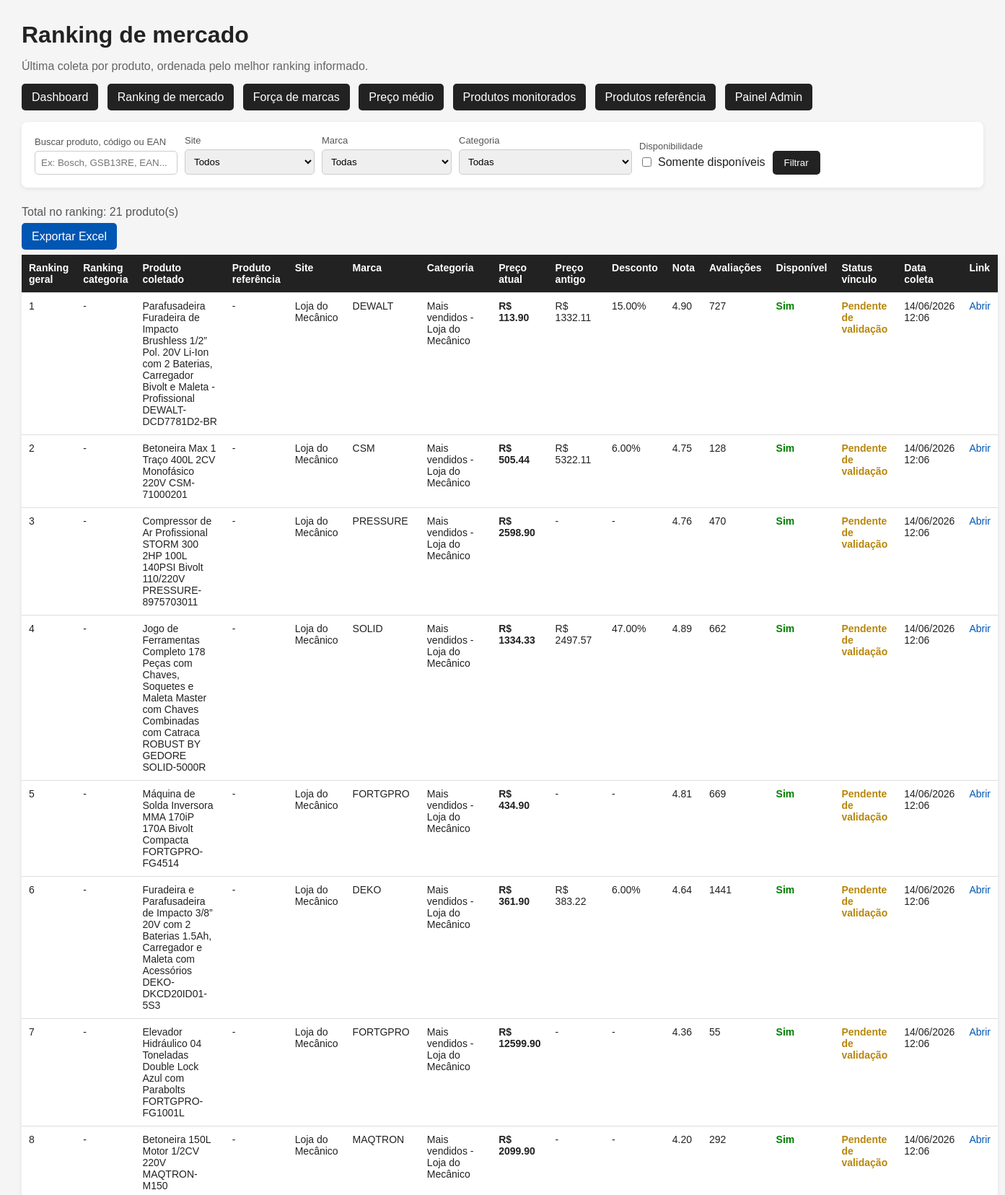
The page /ranking/ (upper part) on the database its author committed.
### mercado/models.py (models this page shows, shortened)
class ColetaProduto(models.Model):
    produto = models.ForeignKey(
        ProdutoColetado,
        on_delete=models.CASCADE,
        related_name="coletas"
    )
    data_coleta = models.DateTimeField(auto_now_add=True)
    preco_atual = models.DecimalField(
        max_digits=12,
        decimal_places=2,
        blank=True,
        null=True
    )
    preco_antigo = models.DecimalField(
        max_digits=12,
        decimal_places=2,
        blank=True,
        null=True
    )
    desconto_percentual = models.DecimalField(
        max_digits=6,
        decimal_places=2,
        blank=True,
        null=True
    )
    nota_media = models.DecimalField(
        max_digits=4,
        decimal_places=2,
        blank=True,
        null=True
    )
    quantidade_avaliacoes = models.IntegerField(blank=True, null=True)
    ranking_geral = models.IntegerField(blank=True, null=True)
    ranking_categoria = models.IntegerField(blank=True, null=True)
    disponivel = models.BooleanField(default=True)
    texto_disponibilidade = models.CharField(max_length=200, blank=True, null=True)
    observacao = models.TextField(blank=True, null=True)
    class Meta:
        verbose_name = "Coleta de produto"
        verbose_name_plural = "Coletas de produtos"
        ordering = ["-data_coleta"]

class ProdutoColetado(models.Model):
    STATUS_VINCULO_CHOICES = [
        ("PENDENTE", "Pendente de validação"),
        ("VINCULADO", "Vinculado ao produto referência"),
        ("DIVERGENTE", "Divergente"),
        ("SEM_REFERENCIA", "Sem referência encontrada"),
    ]
    site = models.ForeignKey(SiteMonitorado, on_delete=models.CASCADE)
    produto_referencia = models.ForeignKey(
        ProdutoReferencia,
        on_delete=models.SET_NULL,
        blank=True,
        null=True,
        related_name="produtos_coletados",
        help_text="Produto oficial/referência usado para comparar o mesmo item entre sites."
    )
    categoria = models.ForeignKey(
        Categoria,
        on_delete=models.SET_NULL,
        blank=True,
        null=True
    )
    marca = models.ForeignKey(
        Marca,
        on_delete=models.SET_NULL,
        blank=True,
        null=True
    )
    nome_original = models.CharField(max_length=500)
    codigo_site = models.CharField(
        max_length=100,
        blank=True,
        null=True,
        help_text="Código interno do produto no site monitorado."
    )
    codigo_fabricante = models.CharField(
        max_length=150,
        blank=True,
        null=True,
        db_index=True,
        help_text="Código original do produto informado no site de venda."
    )
    ean = models.CharField(
        max_length=20,
        blank=True,
        null=True,
        db_index=True,
        help_text="Código de barras EAN/GTIN informado no site de venda."
    )
    url = models.URLField(max_length=1000)
    status_vinculo = models.CharField(
        max_length=30,
        choices=STATUS_VINCULO_CHOICES,
        default="PENDENTE"
    )
    ativo = models.BooleanField(default=True)
    criado_em = models.DateTimeField(auto_now_add=True)
    atualizado_em = models.DateTimeField(auto_now=True)
    class Meta:
        verbose_name = "Produto coletado"
        verbose_name_plural = "Produtos coletados"
        ordering = ["nome_original"]
        unique_together = ["site", "url"]

class SiteMonitorado(models.Model):
    nome = models.CharField(max_length=150)
    url_base = models.URLField()
    ativo = models.BooleanField(default=True)
    observacao = models.TextField(blank=True, null=True)
    criado_em = models.DateTimeField(auto_now_add=True)
    atualizado_em = models.DateTimeField(auto_now=True)
    class Meta:
        verbose_name = "Site monitorado"
        verbose_name_plural = "Sites monitorados"
        ordering = ["nome"]

class Marca(models.Model):
    nome = models.CharField(max_length=150, unique=True)
    observacao = models.TextField(blank=True, null=True)
    criado_em = models.DateTimeField(auto_now_add=True)
    atualizado_em = models.DateTimeField(auto_now=True)
    class Meta:
        verbose_name = "Marca"
        verbose_name_plural = "Marcas"
        ordering = ["nome"]
    def __str__(self):
        return self.nome

class Categoria(models.Model):
    nome = models.CharField(max_length=150)
    categoria_pai = models.ForeignKey(
        "self",
        on_delete=models.SET_NULL,
        blank=True,
        null=True,
        related_name="subcategorias"
    )
    criado_em = models.DateTimeField(auto_now_add=True)
    atualizado_em = models.DateTimeField(auto_now=True)
    class Meta:
        verbose_name = "Categoria"
        verbose_name_plural = "Categorias"
        ordering = ["nome"]
    def __str__(self):
        if self.categoria_pai:
            return f"{self.categoria_pai} > {self.nome}"
        return self.nome

### mercado/views.py (the view, shortened to what this page needs)
# urls.py: path("ranking/", views.ranking_mercado, name="ranking_mercado"),
def ranking_mercado(request):
    coletas = ColetaProduto.objects.select_related(
        "produto",
        "produto__site",
        "produto__marca",
        "produto__categoria",
        "produto__produto_referencia",
    ).order_by("-data_coleta")
    busca = request.GET.get("busca", "")
    site_id = request.GET.get("site", "")
    marca_id = request.GET.get("marca", "")
    categoria_id = request.GET.get("categoria", "")
    somente_disponiveis = request.GET.get("somente_disponiveis", "")
    if site_id:
        coletas = coletas.filter(produto__site_id=site_id)
    if marca_id:
        coletas = coletas.filter(produto__marca_id=marca_id)
    if categoria_id:
        coletas = coletas.filter(produto__categoria_id=categoria_id)
    if somente_disponiveis == "1":
        coletas = coletas.filter(disponivel=True)
    ultimas_por_produto = {}
    for coleta in coletas.distinct():
        if coleta.produto_id not in ultimas_por_produto:
            ultimas_por_produto[coleta.produto_id] = coleta
    ranking = list(ultimas_por_produto.values())
    ranking.sort(
        key=lambda coleta: (
            coleta.ranking_geral if coleta.ranking_geral is not None else 999999,
            coleta.ranking_categoria if coleta.ranking_categoria is not None else 999999,
            coleta.preco_atual if coleta.preco_atual is not None else 999999999,
        )
    )
    contexto = {
        "ranking": ranking,
        "sites": SiteMonitorado.objects.all(),
        "marcas": Marca.objects.all(),
        "categorias": Categoria.objects.all(),
        "busca": busca,
        "site_id": site_id,
        "marca_id": marca_id,
        "categoria_id": categoria_id,
        "somente_disponiveis": somente_disponiveis,
        "total_ranking": len(ranking),
        "query_string": request.GET.urlencode(),
    }
    return render(request, "mercado/ranking_mercado.html", contexto)

### mercado/models.py (called while the page is built)
    def __str__(self):
        return self.nome_referencia

### mercado/templates/mercado/ranking_mercado.html (shortened to what this page needs)
<!DOCTYPE html>
<html lang="pt-br">
<head>
</head>
<body>
    <h1>Ranking de mercado</h1>
    <p class="subtitulo">
        Última coleta por produto, ordenada pelo melhor ranking informado.
    </p>
    <div class="menu">
        <a href="/">Dashboard</a>
        <a href="/ranking/">Ranking de mercado</a>
        <a href="/marcas/">Força de marcas</a>
        <a href="/precos/">Preço médio</a>
        <a href="/produtos/">Produtos monitorados</a>
        <a href="/referencias/">Produtos referência</a>
        <a href="/admin/">Painel Admin</a>
    </div>
    <div class="filtros">
        <form method="get">
            <div class="campo">
                <label>Buscar produto, código ou EAN</label>
                <input type="text" name="busca" value="{{ busca }}" placeholder="Ex: Bosch, GSB13RE, EAN...">
            </div>
            <div class="campo">
                <label>Site</label>
                <select name="site">
                    <option value="">Todos</option>
                </select>
            </div>
            <div class="campo">
                <label>Marca</label>
                <select name="marca">
                    <option value="">Todas</option>
                </select>
            </div>
            <div class="campo">
                <label>Categoria</label>
                <select name="categoria">
                    <option value="">Todas</option>
                </select>
            </div>
            <div class="campo">
                <label>Disponibilidade</label>
                <div class="checkbox-linha">
                    <input type="checkbox" name="somente_disponiveis" value="1" {% if somente_disponiveis == "1" %}checked{% endif %}>
                    <span>Somente disponíveis</span>
                </div>
            </div>
            <button type="submit">Filtrar</button>
        </form>
    </div>
    <p class="contador">
        Total no ranking: {{ total_ranking }} produto(s)
    </p>
    <p>
        <a href="/ranking/exportar/?{{ query_string }}" style="background:#0056b3; color:white; padding:10px 14px; text-decoration:none; border-radius:5px;">
             Exportar Excel
        </a>
    </p>
    <table>
        <thead>
            <tr>
                <th>Ranking geral</th>
                <th>Ranking categoria</th>
                <th>Produto coletado</th>
                <th>Produto referência</th>
                <th>Site</th>
                <th>Marca</th>
                <th>Categoria</th>
                <th>Preço atual</th>
                <th>Preço antigo</th>
                <th>Desconto</th>
                <th>Nota</th>
                <th>Avaliações</th>
                <th>Disponível</th>
                <th>Status vínculo</th>
                <th>Data coleta</th>
                <th>Link</th>
            </tr>
        </thead>
        <tbody>
            {% for coleta in ranking %}
                <tr>
                    <td>{{ coleta.ranking_geral|default:"-" }}</td>
                    <td>{{ coleta.ranking_categoria|default:"-" }}</td>
                    <td>{{ coleta.produto.nome_original }}</td>
                    <td>{{ coleta.produto.produto_referencia|default:"-" }}</td>
                    <td>{{ coleta.produto.site.nome }}</td>
                    <td>{{ coleta.produto.marca|default:"-" }}</td>
                    <td>{{ coleta.produto.categoria|default:"-" }}</td>
                    <td class="preco">
                        {% if coleta.preco_atual %}
                            R$ {{ coleta.preco_atual }}
                        {% else %}
                            -
                        {% endif %}
                    </td>
                    <td>
                        {% if coleta.preco_antigo %}
                            R$ {{ coleta.preco_antigo }}
                        {% else %}
                            -
                        {% endif %}
                    </td>
                    <td>
                        {% if coleta.desconto_percentual %}
                            {{ coleta.desconto_percentual }}%
                        {% else %}
                            -
                        {% endif %}
                    </td>
                    <td>{{ coleta.nota_media|default:"-" }}</td>
                    <td>{{ coleta.quantidade_avaliacoes|default:"-" }}</td>
                    <td>
                        {% if coleta.disponivel %}
                            <span class="disponivel">Sim</span>
                        {% else %}
                            <span class="indisponivel">Não</span>
                        {% endif %}
                    </td>
                    <td>
                        {% if coleta.produto.status_vinculo == "VINCULADO" %}
                            <span class="vinculado">{{ coleta.produto.get_status_vinculo_display }}</span>
                        {% elif coleta.produto.status_vinculo == "PENDENTE" %}
                            <span class="pendente">{{ coleta.produto.get_status_vinculo_display }}</span>
                        {% elif coleta.produto.status_vinculo == "DIVERGENTE" %}
                            <span class="divergente">{{ coleta.produto.get_status_vinculo_display }}</span>
                        {% else %}
                            <span class="sem-referencia">{{ coleta.produto.get_status_vinculo_display }}</span>
                        {% endif %}
                    </td>
                    <td>{{ coleta.data_coleta|date:"d/m/Y H:i" }}</td>
                    <td>
                        <a class="link-produto" href="{{ coleta.produto.url }}" target="_blank">
                            Abrir
                        </a>
                    </td>
                </tr>
            {% empty %}
                <tr>
                    <td colspan="16">Nenhuma coleta encontrada.</td>
                </tr>
            {% endfor %}
        </tbody>
    </table>
</body>
</html>

### mercado/templates/mercado/ranking_mercado.html (style rules this page uses)
body { font-family: Arial, sans-serif; margin: 30px; background-color: #f5f5f5; color: #222; }
h1 { margin-bottom: 5px; }
.subtitulo { color: #666; margin-bottom: 25px; }
.menu { margin-bottom: 25px; }
.menu a { background: #222; color: white; padding: 10px 14px; text-decoration: none; border-radius: 5px; margin-right: 8px; }
.filtros { background: white; padding: 18px; border-radius: 8px; margin-bottom: 25px; box-shadow: 0 2px 6px rgba(0,0,0,0.08); }
.filtros form { display: flex; gap: 10px; flex-wrap: wrap; align-items: end; }
.campo { display: flex; flex-direction: column; }
label { font-size: 13px; margin-bottom: 5px; color: #555; }
input, select { padding: 8px; min-width: 180px; border: 1px solid #ccc; border-radius: 5px; }
.checkbox-linha { display: flex; flex-direction: row; align-items: center; gap: 6px; margin-bottom: 8px; }
.checkbox-linha input { min-width: auto; }
button { background: #222; color: white; padding: 9px 16px; border: none; border-radius: 5px; cursor: pointer; }
table { width: 100%; background: white; border-collapse: collapse; box-shadow: 0 2px 6px rgba(0,0,0,0.08); font-size: 14px; }
th, td { padding: 10px; border-bottom: 1px solid #ddd; text-align: left; vertical-align: top; }
th { background: #222; color: white; position: sticky; top: 0; }
.contador { margin-bottom: 10px; color: #555; }
a.link-produto { color: #0056b3; text-decoration: none; }
.disponivel { color: green; font-weight: bold; }
.pendente { color: #b8860b; font-weight: bold; }
.preco { font-weight: bold; }

### rows shown on the page
ColetaProduto: ranking_geral "1", ranking_categoria "-", produto.nome_original "Parafusadeira Furadeira de Impacto Brushless 1/2” Pol. 20V Li-Ion com 2 Baterias, Carregador Bivolt e Maleta - Profissional DEWALT-DCD7781D2-BR", produto.produto_referencia "-", produto.site.nome "Loja do Mecânico", produto.marca "DEWALT", produto.categoria "Mais vendidos - Loja do Mecânico", preco_atual "113.90", preco_antigo "1332.11", desconto_percentual "15.00", nota_media "4.90", quantidade_avaliacoes "727", disponivel "Sim", produto.status_vinculo "Pendente de validação", data_coleta "14/06/2026 12:06"
ColetaProduto: ranking_geral "2", ranking_categoria "-", produto.nome_original "Betoneira Max 1 Traço 400L 2CV Monofásico 220V CSM-71000201", produto.produto_referencia "-", produto.site.nome "Loja do Mecânico", produto.marca "CSM", produto.categoria "Mais vendidos - Loja do Mecânico", preco_atual "505.44", preco_antigo "5322.11", desconto_percentual "6.00", nota_media "4.75", quantidade_avaliacoes "128", disponivel "Sim", produto.status_vinculo "Pendente de validação", data_coleta "14/06/2026 12:06"
ColetaProduto: ranking_geral "3", ranking_categoria "-", produto.nome_original "Compressor de Ar Profissional STORM 300 2HP 100L 140PSI Bivolt 110/220V PRESSURE-8975703011", produto.produto_referencia "-", produto.site.nome "Loja do Mecânico", produto.marca "PRESSURE", produto.categoria "Mais vendidos - Loja do Mecânico", preco_atual "2598.90", nota_media "4.76", quantidade_avaliacoes "470", disponivel "Sim", produto.status_vinculo "Pendente de validação", data_coleta "14/06/2026 12:06"
ColetaProduto: ranking_geral "4", ranking_categoria "-", produto.nome_original "Jogo de Ferramentas Completo 178 Peças com Chaves, Soquetes e Maleta Master com Chaves Combinadas com Catraca ROBUST BY GEDORE SOLID-5000R", produto.produto_referencia "-", produto.site.nome "Loja do Mecânico", produto.marca "SOLID", produto.categoria "Mais vendidos - Loja do Mecânico", preco_atual "1334.33", preco_antigo "2497.57", desconto_percentual "47.00", nota_media "4.89", quantidade_avaliacoes "662", disponivel "Sim", produto.status_vinculo "Pendente de validação", data_coleta "14/06/2026 12:06"
ColetaProduto: ranking_geral "5", ranking_categoria "-", produto.nome_original "Máquina de Solda Inversora MMA 170iP 170A Bivolt Compacta FORTGPRO-FG4514", produto.produto_referencia "-", produto.site.nome "Loja do Mecânico", produto.marca "FORTGPRO", produto.categoria "Mais vendidos - Loja do Mecânico", preco_atual "434.90", nota_media "4.81", quantidade_avaliacoes "669", disponivel "Sim", produto.status_vinculo "Pendente de validação", data_coleta "14/06/2026 12:06"
ColetaProduto: ranking_geral "6", ranking_categoria "-", produto.nome_original "Furadeira e Parafusadeira de Impacto 3/8” 20V com 2 Baterias 1.5Ah, Carregador e Maleta com Acessórios DEKO-DKCD20ID01-5S3", produto.produto_referencia "-", produto.site.nome "Loja do Mecânico", produto.marca "DEKO", produto.categoria "Mais vendidos - Loja do Mecânico", preco_atual "361.90", preco_antigo "383.22", desconto_percentual "6.00", nota_media "4.64", quantidade_avaliacoes "1441", disponivel "Sim", produto.status_vinculo "Pendente de validação", data_coleta "14/06/2026 12:06"
ColetaProduto: ranking_geral "7", ranking_categoria "-", produto.nome_original "Elevador Hidráulico 04 Toneladas Double Lock Azul com Parabolts FORTGPRO-FG1001L", produto.produto_referencia "-", produto.site.nome "Loja do Mecânico", produto.marca "FORTGPRO", produto.categoria "Mais vendidos - Loja do Mecânico", preco_atual "12599.90", nota_media "4.36", quantidade_avaliacoes "55", disponivel "Sim", produto.status_vinculo "Pendente de validação", data_coleta "14/06/2026 12:06"
ColetaProduto: ranking_geral "8", ranking_categoria "-", produto.nome_original "Betoneira 150L Motor 1/2CV 220V MAQTRON-M150", produto.produto_referencia "-", produto.site.nome "Loja do Mecânico", produto.marca "MAQTRON", produto.categoria "Mais vendidos - Loja do Mecânico", preco_atual "2099.90", nota_media "4.20", quantidade_avaliacoes "292", disponivel "Sim", produto.status_vinculo "Pendente de validação", data_coleta "14/06/2026 12:06"

### other values the page prints
{{ total_ranking }} "21"
